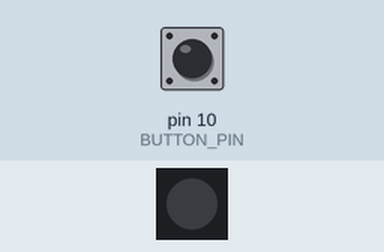
This sketch was run on a simulated Arduino Uno, built with avr-gcc and run on an emulated ATmega328P. On the bench: 1 RGB LEDs in strip order, left to right. The test bench sets the inputs (shaded band); at power-on: pin 10 (BUTTON_PIN) HIGH. Dim RGB values are drawn brighter than linear.

Above: at 1.2 s.
1.3 s: pin 10 (BUTTON_PIN) pulled LOW for 0.15 s
At 2.2 s:
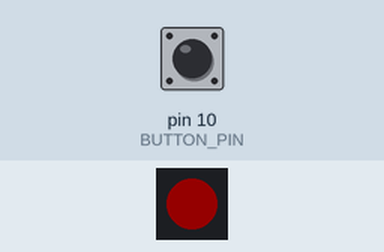
2.9 s: pin 10 (BUTTON_PIN) pulled LOW for 1 s
At 3.3 s:
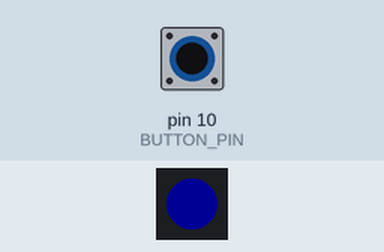
5.4 s: pin 10 (BUTTON_PIN) pulled LOW for 3.2 s
At 6.5 s:
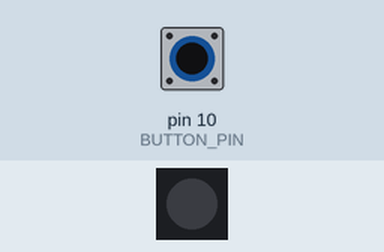
10.1 s: pin 10 (BUTTON_PIN) pulled LOW for 0.15 s
At 11.3 s:
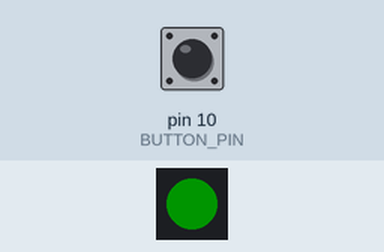
Timing chart, 0 to 12.7 s (numbered marks = the images above; inputs shaded):
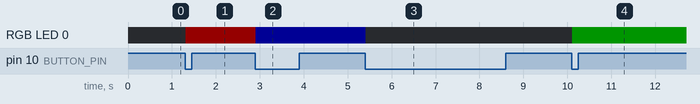

The sketch:

FloraButtonNeoPixel.ino
```cpp
/*
 * Simple code to demonstrate using a button to trigger a NeoPixel color change. All managed by an Adafrtuit Flora board.
 * There's actually nothing specific about the Flora...this will work fine on other boards
 */

#include <Adafruit_NeoPixel.h>

/* Define our pins */
#define NEOPIXEL_PIN 6
#define BUTTON_PIN 10

/* Create our NeoPixel object */
Adafruit_NeoPixel strip = Adafruit_NeoPixel(1, NEOPIXEL_PIN, NEO_GRB + NEO_KHZ800);

/* Button debouncing */
unsigned long lastDebounceTime = 0;  // the last time the output pin was toggled
unsigned long debounceDelay = 10;    // the debounce time; increase if the output flickers

/* Set up our method of tracking button state*/
int buttonState;
int lastButtonState = LOW;

/* We'll cycle through event states on button pushes */
uint8_t colorState = 0;

void setup(){
  /* Button setup */
  pinMode(BUTTON_PIN, INPUT_PULLUP);

  /* NeoPixel setup */
  strip.begin();
  strip.setBrightness(20);
  strip.show(); // Initialize all pixels to 'off'
}

void loop(){
  int reading = digitalRead(BUTTON_PIN);
  if(reading != lastButtonState){
    // reset the debouncing timer
    lastDebounceTime = millis();
  }
  if ((millis() - lastDebounceTime) > debounceDelay) {
        // whatever the reading is at, it's been there for longer than the debounce
    // delay, so take it as the actual current state:
    // if the button state has changed:
    if(reading != buttonState){
      buttonState = reading;
      if(buttonState == LOW){
        colorState < 3 ? colorState += 1 : colorState = 0;
        switch(colorState){
          case 0:
            colorWipe(strip.Color(0, 255, 0), 2000);
            break;
          case 1:
            colorWipe(strip.Color(255, 0, 0), 2000);
            break;
          case 2:
            colorWipe(strip.Color(0, 0, 255), 2000);
            break;
          default:
            colorWipe(strip.Color(0, 0, 0), 2000);
            break;
        }
      }
    }
  }
  lastButtonState = reading;
}


// Fill the dots one after the other with a color
void colorWipe(uint32_t c, uint8_t wait) {
  for(uint16_t i=0; i<strip.numPixels(); i++) {
      strip.setPixelColor(i, c);
      strip.show();
      delay(wait);
  }
}
```

Measured:
- after the input at 1.3 s, RGB LED 0: off → RGB(20, 0, 0) at once
- after the input at 2.9 s, RGB LED 0: RGB(20, 0, 0) → RGB(0, 0, 20) at once
- after the input at 5.4 s, RGB LED 0: RGB(0, 0, 20) → off at once
- after the input at 10.1 s, RGB LED 0: off → RGB(0, 20, 0) at once
